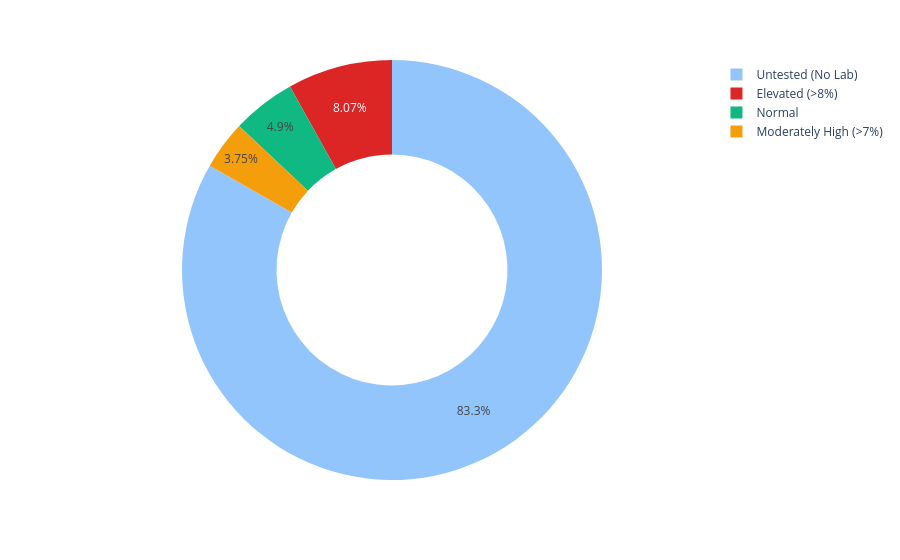

This figure's notebook cell:
### Markdown cell above
- HbA1c Blood Sugar Test Ordering

### Code cell
a1c_counts = df["A1Cresult"].value_counts().reset_index()
a1c_counts.columns = ["ResultCode", "Encounters"]
a1c_counts["ResultLabel"] = a1c_counts["ResultCode"].map({
                "test not performed": "Untested (No Lab)",
                ">8": "Elevated (>8%)",
                "Norm": "Normal",
                ">7": "Moderately High (>7%)"
            })
print(a1c_counts)
fig_a1c_donut = px.pie(
                a1c_counts,
                values="Encounters",
                names="ResultLabel",
                hole=0.55,
                color="ResultLabel",
                color_discrete_map={
                    "Untested (No Lab)": "#93C5FD",
                    "Normal": "#10B981",
                    "Moderately High (>7%)": "#F59E0B",
                    "Elevated (>8%)": "#DC2626"
                }
            )
fig_a1c_donut

### Figure 1 — Plotly figure (JSON) as saved in the notebook; plotly's stock layout.template omitted (floating-point values rounded to 4 significant figures)
{"data": [{"customdata": [["Untested (No Lab)"], ["Elevated (>8%)"], ["Normal"], ["Moderately High (>7%)"]], "domain": {"x": [0, 1], "y": [0, 1]}, "hole": 0.55, "hovertemplate": "ResultLabel=%{customdata[0]}<br>Encounters=%{value}<extra></extra>", "labels": ["Untested (No Lab)", "Elevated (>8%)", "Normal", "Moderately High (>7%)"], "legendgroup": "", "marker": {"colors": ["#93C5FD", "#DC2626", "#10B981", "#F59E0B"]}, "name": "", "showlegend": true, "type": "pie", "values": [84730, 8214, 4989, 3812]}], "layout": {"legend": {"tracegroupgap": 0}, "margin": {"t": 60}}}
